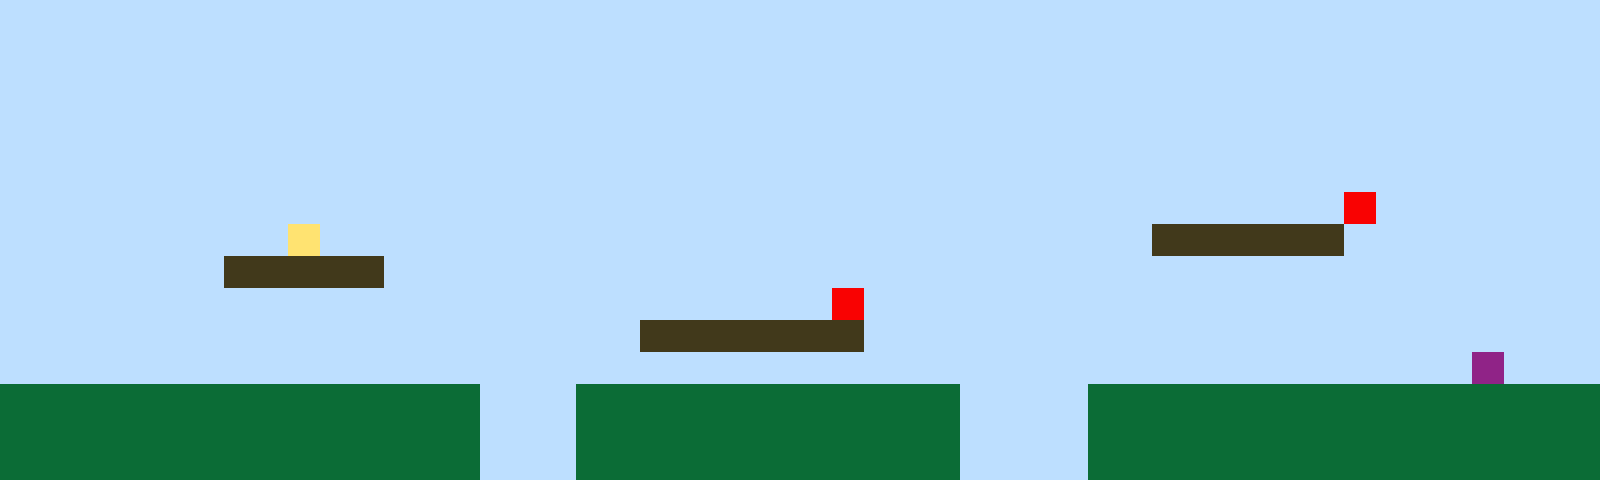

The image is a tile-based game level rendered from a .tmx file. Its description and complete source (layers, tilesets, objects, tile grids) follow:
An orthogonal 50x15 tile map with 32x32 px tiles, 1 tile layer (Tile Layer 1).

<map version="1.10" tiledversion="1.11.2" orientation="orthogonal" renderorder="right-up" width="50" height="15" tilewidth="32" tileheight="32" infinite="0" nextlayerid="2" nextobjectid="1"><editorsettings><export target="map1.csv" format="csv" /></editorsettings><tileset firstgid="1" name="sprites" tilewidth="32" tileheight="32" tilecount="6" columns="3"><image source="sprites.png" width="96" height="64" /></tileset><layer id="1" name="Tile Layer 1" width="50" height="15"><data encoding="csv">1,1,1,1,1,1,1,1,1,1,1,1,1,1,1,1,1,1,1,1,1,1,1,1,1,1,1,1,1,1,1,1,1,1,1,1,1,1,1,1,1,1,1,1,1,1,1,1,1,1,1,1,1,1,1,1,1,1,1,1,1,1,1,1,1,1,1,1,1,1,1,1,1,1,1,1,1,1,1,1,1,1,1,1,1,1,1,1,1,1,1,1,1,1,1,1,1,1,1,1,1,1,1,1,1,1,1,1,1,1,1,1,1,1,1,1,1,1,1,1,1,1,1,1,1,1,1,1,1,1,1,1,1,1,1,1,1,1,1,1,1,1,1,1,1,1,1,1,1,1,1,1,1,1,1,1,1,1,1,1,1,1,1,1,1,1,1,1,1,1,1,1,1,1,1,1,1,1,1,1,1,1,1,1,1,1,1,1,1,1,1,1,1,1,1,1,1,1,1,1,1,1,1,1,1,1,1,1,1,1,1,1,1,1,1,1,1,1,1,1,1,1,1,1,1,1,1,1,1,1,1,1,1,1,1,1,1,1,1,1,1,1,1,1,1,1,1,1,1,1,1,1,1,1,1,1,1,1,1,1,1,1,1,1,1,1,1,1,1,1,1,1,1,1,1,1,1,1,1,1,1,1,1,1,1,1,1,1,1,1,1,1,1,1,1,1,1,1,1,1,1,1,1,1,1,1,1,1,1,1,1,1,1,1,1,1,1,1,1,1,1,1,1,1,1,1,1,1,1,1,1,1,1,1,1,1,1,1,1,1,1,1,5,1,1,1,1,1,1,1,1,1,1,1,1,1,1,1,1,4,1,1,1,1,1,1,1,1,1,1,1,1,1,1,1,1,1,1,1,1,1,1,1,1,1,1,3,3,3,3,3,3,1,1,1,1,1,1,1,1,1,1,1,1,1,1,1,3,3,3,3,3,1,1,1,1,1,1,1,1,1,1,1,1,1,1,1,1,1,1,1,1,1,1,1,1,1,1,1,1,1,1,1,1,1,1,1,1,1,1,1,1,1,1,1,1,1,1,1,1,1,1,1,1,1,1,1,1,1,1,1,1,1,1,1,1,5,1,1,1,1,1,1,1,1,1,1,1,1,1,1,1,1,1,1,1,1,1,1,1,1,1,1,1,1,1,1,1,1,1,1,1,1,1,1,1,1,1,1,1,3,3,3,3,3,3,3,1,1,1,1,1,1,1,1,1,1,1,1,1,1,1,1,1,1,1,1,1,1,1,1,1,1,1,1,1,1,1,1,1,1,1,1,1,1,1,1,1,1,1,1,1,1,1,1,1,1,1,1,1,1,1,1,1,1,1,1,1,1,1,1,1,1,1,1,1,6,1,1,1,2,2,2,2,2,2,2,2,2,2,2,2,2,2,2,1,1,1,2,2,2,2,2,2,2,2,2,2,2,2,1,1,1,1,2,2,2,2,2,2,2,2,2,2,2,2,2,2,2,2,2,2,2,2,2,2,2,2,2,2,2,2,2,2,2,1,1,1,2,2,2,2,2,2,2,2,2,2,2,2,1,1,1,1,2,2,2,2,2,2,2,2,2,2,2,2,2,2,2,2,2,2,2,2,2,2,2,2,2,2,2,2,2,2,2,1,1,1,2,2,2,2,2,2,2,2,2,2,2,2,1,1,1,1,2,2,2,2,2,2,2,2,2,2,2,2,2,2,2,2</data></layer></map>
